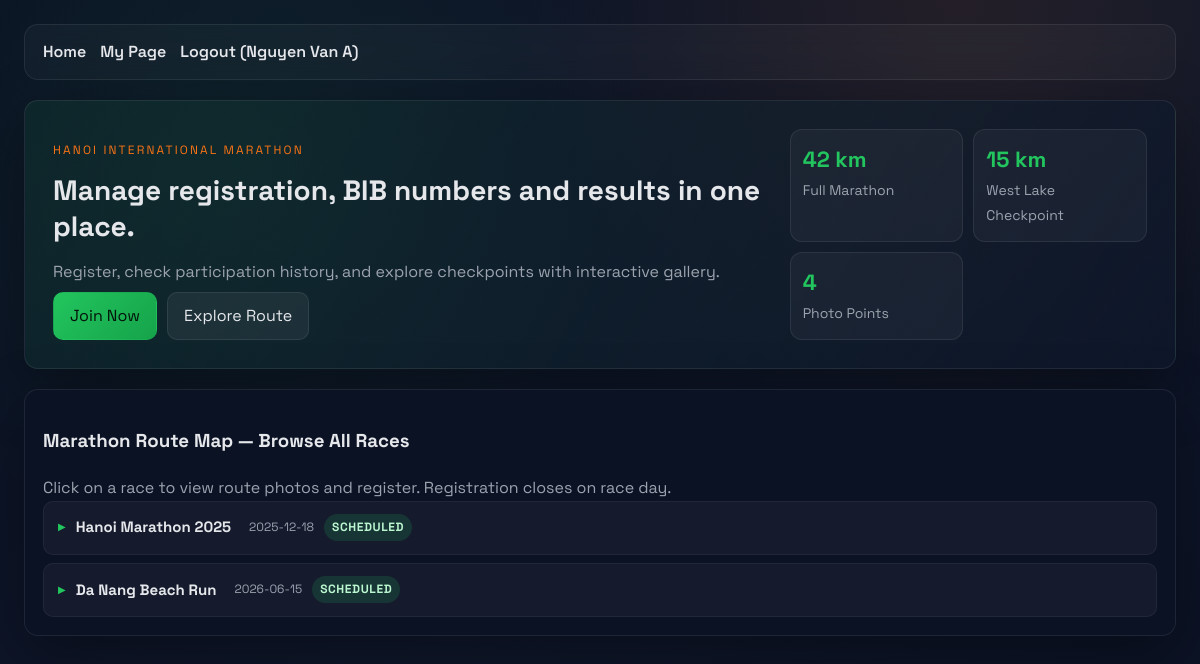
Screenshot of /index.php (signed in) with the database file from the repository.
### tables this page shows
CREATE TABLE Marathon (
    MarathonID INT PRIMARY KEY AUTO_INCREMENT,
    RaceName VARCHAR(100),
    Date DATE,
    Status VARCHAR(20) DEFAULT 'Scheduled',
    CancelReason VARCHAR(255) DEFAULT NULL  
);

### index.php (the view, shortened to what this page needs)
<?php
include 'lib/db.php';
?>
<!DOCTYPE html>
<html lang="en">
<head>
    <link rel="stylesheet" href="css/style.css">
</head>
<body>
    <div class="nav">
        <a href="index.php">Home</a>
        <?php if(isset($_SESSION['user_id'])): ?>
            <a href="my_page.php">My Page</a>
            <a href="logout.php">Logout (<?php echo $_SESSION['name']; ?>)</a>
        <?php else: ?>
            <a href="login.php" class="btn ghost">Login</a>
            <a href="register.php" class="btn primary">Register</a>
        <?php endif; ?>
    </div>
    <section class="hero">
        <div>
            <p class="eyebrow">Hanoi International Marathon</p>
            <h1>Manage registration, BIB numbers and results in one place.</h1>
            <p class="muted">Register, check participation history, and explore checkpoints with interactive gallery.</p>
            <div class="actions">
                <a class="btn primary" href="register.php">Join Now</a>
                <a class="btn ghost" href="#gallery">Explore Route</a>
            </div>
        </div>
        <div class="stats">
            <div class="stat-card"><span class="stat-number">42 km</span><span class="stat-label">Full Marathon</span></div>
            <div class="stat-card"><span class="stat-number">15 km</span><span class="stat-label">West Lake Checkpoint</span></div>
            <div class="stat-card"><span class="stat-number">4</span><span class="stat-label">Photo Points</span></div>
        </div>
    </section>
    <section id="gallery" class="card">
        <h3>Marathon Route Map — Browse All Races</h3>
        <p class="muted">Click on a race to view route photos and register. Registration closes on race day.</p>
        <div class="marathons-list">
            <?php
            $all_marathons = $pdo->query("SELECT * FROM Marathon ORDER BY Date ASC")->fetchAll();
            foreach ($all_marathons as $idx => $race):
            ?>
            <div class="accordion-item">
                <div class="accordion-header">
                    <div class="accordion-title">
                        <span class="accordion-icon">▶</span>
                        <strong><?= htmlspecialchars($race['RaceName']) ?></strong>
                        <span class="race-date"><?= $race['Date'] ?></span>
                        <span class="tag <?= strtolower($race['Status']) ?>"><?= $race['Status'] ?></span>
                    </div>
                </div>
            </div>
            <?php endforeach; ?>
        </div>
    </section>
</body>
</html>

### css/style.css (style rules this page uses)
:root { --bg: #0f172a; --panel: #111827; --card: #0b1224; --accent: #22c55e; --accent-2: #f97316; --muted: #9ca3af; --line: rgba(255,255,255,0.08); --text: #e5e7eb; --shadow: 0 20px 60px rgba(0,0,0,0.35); --radius: 14px; }
* { box-sizing: border-box; }
body { margin: 0; padding: 24px; font-family: 'Space Grotesk', 'Segoe UI', sans-serif; line-height: 1.6; color: var(--text); background: radial-gradient(circle at 20% 20%, rgba(34,197,94,0.08), transparent 35%), radial-gradient(circle at 80% 0%, rgba(249,115,22,0.09), transparent 35%), linear-gradient(135deg, #0b1224, #0f172a 55%, #0b1224 100%); min-height: 100vh; }
a { color: var(--accent); text-decoration: none; }
.nav { display: flex; align-items: center; gap: 14px; background: rgba(255,255,255,0.03); padding: 14px 18px; border: 1px solid var(--line); border-radius: var(--radius); backdrop-filter: blur(10px); margin-bottom: 20px; }
.nav a { color: var(--text); font-weight: 600; }
.btn { display: inline-flex; align-items: center; justify-content: center; gap: 8px; padding: 10px 16px; border-radius: 10px; border: 1px solid var(--line); background: rgba(255,255,255,0.04); color: var(--text); cursor: pointer; transition: all 0.2s ease; text-decoration: none; }
.btn.primary { background: linear-gradient(135deg, var(--accent), #16a34a); color: #04130a; border-color: transparent; }
.btn.ghost { background: rgba(255,255,255,0.06); }
.hero { display: grid; grid-template-columns: 2fr 1fr; gap: 22px; padding: 28px; border-radius: var(--radius); background: linear-gradient(120deg, rgba(34,197,94,0.08), rgba(15,23,42,0.9)); border: 1px solid var(--line); box-shadow: var(--shadow); margin-bottom: 20px; }
.hero h1 { margin: 8px 0 14px; font-size: 28px; line-height: 1.3; }
.eyebrow { text-transform: uppercase; letter-spacing: 0.18em; font-size: 12px; color: var(--accent-2); }
.actions { display: flex; gap: 10px; margin-top: 8px; flex-wrap: wrap; }
.stats { display: grid; grid-template-columns: repeat(auto-fit, minmax(150px, 1fr)); gap: 10px; }
.stat-card { background: rgba(255,255,255,0.04); border: 1px solid var(--line); padding: 12px; border-radius: 12px; }
.stat-number { display: block; font-size: 22px; font-weight: 700; color: var(--accent); }
.stat-label { color: var(--muted); font-size: 14px; }
.card { background: var(--card); border: 1px solid var(--line); border-radius: var(--radius); padding: 18px; box-shadow: var(--shadow); margin-bottom: 18px; }
.muted { color: var(--muted); margin: 0; }
.tag { padding: 4px 8px; border-radius: 999px; font-size: 12px; font-weight: 700; text-transform: uppercase; letter-spacing: 0.05em; }
.tag.scheduled { background: rgba(34,197,94,0.15); color: #bbf7d0; }
.marathons-list { display: flex; flex-direction: column; gap: 8px; }
.accordion-item { border: 1px solid var(--line); border-radius: 10px; overflow: hidden; background: rgba(255,255,255,0.01); }
.accordion-header { padding: 12px 14px; cursor: pointer; display: flex; align-items: center; justify-content: space-between; background: rgba(255,255,255,0.03); transition: all 0.2s ease; border-bottom: 1px solid transparent; user-select: none; }
.accordion-title { display: flex; align-items: center; gap: 10px; flex: 1; width: 100%; flex-wrap: wrap; }
.accordion-icon { display: inline-block; transition: transform 0.3s ease; font-size: 10px; color: var(--accent); flex-shrink: 0; }
.race-date { font-size: 12px; color: var(--muted); }
.accordion-title strong { font-size: 15px; }
.accordion-title .race-date { margin-left: 8px; }

### rows the page displays
marathon: RaceName "Hanoi Marathon 2025", Date "2025-12-18", Status "SCHEDULED"
marathon: RaceName "Da Nang Beach Run", Date "2026-06-15", Status "SCHEDULED"

### other values shown
$_SESSION['name'] "Nguyen Van A"
